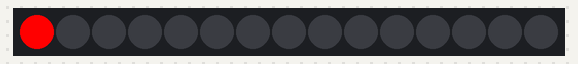
The program below on a simulated Raspberry Pi Pico running MicroPython. Shown: 15 RGB LEDs in strip order, left to right.

Above: at 0.2 s.
At 5.8 s:
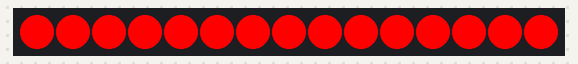
At 9.01 s:
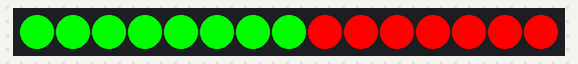
At 17.82 s:
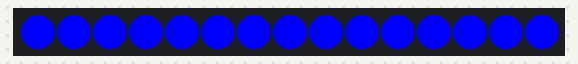
At 29.84 s:
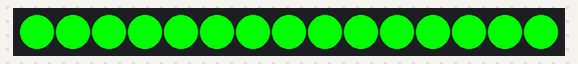
At 39.45 s:
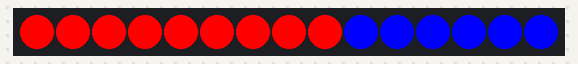

The program:

day12.py
```python
# Imports
import time
from machine import Pin
from neopixel import NeoPixel

# Define the strip pin number (28) and number of LEDs (15)
strip = NeoPixel(Pin(28), 15)

# Fill the strip with turquoise
#strip.fill((72,209,204))
#strip.write()

# Colour variables
red = 255,0,0
green = 0,255,0
blue= 0,0,255

# Define colour list
colours = [red, green, blue]

while True: # Run forever
    # Iterate over the colours
    for j in colours:
        # Then iterate over 15 leds
        for i in range(15):
            strip[i] = (j)
            strip.write()
            time.sleep(0.4)
```
